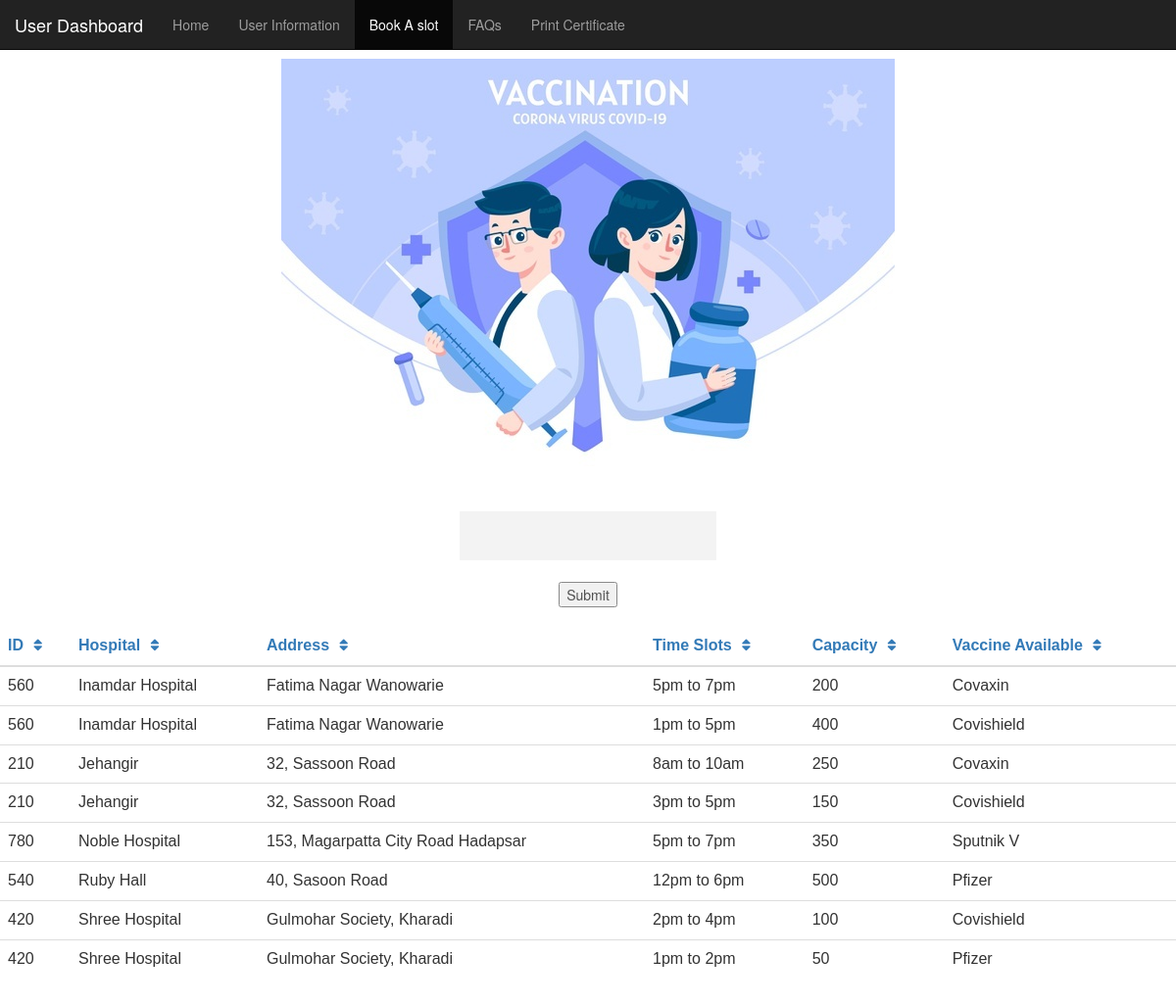
Screenshot of /User/bookSlot.php?sort=hospital with the database file from the repository.
### tables this page shows
create table Hospital_vacc (
    h_id int(10),
    age_criteria varchar(20) not null,
    time_slots varchar(20) not null,
    capacity int(5) not null,
    vac_id int(10),
    primary key(h_id, age_criteria)
);

create table Hospital(
    h_id int(10) primary key,
    h_name varchar(20) not null,
    address varchar(40) not null
);

create table Vaccines(
    vac_id int(10) primary key,
    type varchar(20) not null
);

### User/bookSlot.php (the view, shortened to what this page needs)
<!DOCTYPE html>
<html>
    <head>
        <link rel="stylesheet" href="https://maxcdn.bootstrapcdn.com/bootstrap/3.3.7/css/bootstrap.min.css" >
        <link rel="stylesheet" href="https://use.fontawesome.com/releases/v5.7.0/css/all.css">
        <link rel="stylesheet" href="style.css">
    </head>
    <body>
      <nav class="navbar navbar-inverse navbar-fixed-top">
        <div class="container-fluid">
          <div class="navbar-header">
            <a class="navbar-brand" href="./user_dashboard.php">User Dashboard</a>
          </div>
          <ul class="nav navbar-nav">
              <li ><a href="./user_dashboard.php">Home</a></li>
              <li><a href="./userRecords.php">User Information</a></li>
              <li class="active"><a href="./bookSlot.php">Book A slot</a></li>
              <li><a href="./userFaqs.php">FAQs</a></li>
              <li><a href="./certificate.php">Print Certificate</a></li>
          </ul>
        </div>
      </nav>
      <center>
          <br>
          <br>
          <br>
          <img src="./vacc.jpg" alt="alt text">
          <br>
          <br>
          <br>
          <div class="contain">
            <form class="navbar-search">
                <center>
                    <ul class="nav navbar-nav">
                       <form action=""  method="POST">
                        <input type="text" name="search">
                        <input type="submit" name="submit">
                        </form>
                      </ul>
                  </center>
            </form>
          </div>
          <br>
          <table class="table table-hover">
            <thead>
              <tr>
                  <th scope="col"><a href="?sort=id">ID<i class="fa fa-sort" style="font-size:15px"></i></a></th>
                  <th scope="col"><a href="?sort=hospital">Hospital<i class="fa fa-sort" style="font-size:15px"></i></a></th>
                  <th scope="col"><a href="?sort=address">Address<i class="fa fa-sort" style="font-size:15px"></i></a></th>
                  <th scope="col"><a href="?sort=time">Time Slots<i class="fa fa-sort" style="font-size:15px"></i></a></th>
                  <th scope="col"><a href="?sort=capacity">Capacity<i class="fa fa-sort" style="font-size:15px"></i></a></th>
                  <th scope="col"><a href="?sort=av">Vaccine Available<i class="fa fa-sort" style="font-size:15px"></i></a></th>
              </tr>
            </thead>
            <tbody>
            <?php
               $servern = "localhost";
               $usern = "root";
               $passw = "";
               $dbn = "vaccinations";
               $con=new mysqli($servern,$usern,$passw,$dbn);
            if (filter_input(INPUT_GET, 'sort') == 'id')
            {
                $sql1 = "SELECT hospital.h_id,hospital.h_name,hospital.address,hospital_vacc.time_slots,hospital_vacc.capacity,vaccines.type FROM hospital JOIN hospital_vacc ON hospital.h_id=hospital_vacc.h_id JOIN vaccines ON vaccines.vac_id=hospital_vacc.vac_id ORDER BY hospital.h_id";
                $res = $con->query($sql1);
                while($row = $res->fetch_assoc()) {
                echo "<tr>";
                echo "<td>" . $row['h_id'] . "</td>";
                echo "<td>" . $row['h_name'] . "</td>";
                echo "<td>" . $row['address'] . "</td>";
                echo "<td>" . $row['time_slots'] . "</td>";
                echo "<td>" . $row['capacity'] . "</td>";
                echo "<td>" . $row['type'] . "</td>";
                echo "</tr>";
            }
            }
            elseif (filter_input(INPUT_GET, 'sort') == 'hospital')
            {
                $sql1 = "SELECT hospital.h_id,hospital.h_name,hospital.address,hospital_vacc.time_slots,hospital_vacc.capacity,vaccines.type FROM hospital JOIN hospital_vacc ON hospital.h_id=hospital_vacc.h_id JOIN vaccines ON vaccines.vac_id=hospital_vacc.vac_id ORDER BY hospital.h_name";
                $res = $con->query($sql1);
                while($row = $res->fetch_assoc()) {
                echo "<tr>";
                echo "<td>" . $row['h_id'] . "</td>";
                echo "<td>" . $row['h_name'] . "</td>";
                echo "<td>" . $row['address'] . "</td>";
                echo "<td>" . $row['time_slots'] . "</td>";
                echo "<td>" . $row['capacity'] . "</td>";
                echo "<td>" . $row['type'] . "</td>";
                echo "</tr>";
            }
                }
                    ?>
            </tbody>
          </table>
          <br>
          <br>
      </center>
      </body>
</html>

### User/style.css (style rules this page uses)
body, html { height: 100%; }
* { box-sizing: border-box; }
form { opacity: 0.85; }
input[type=text], input[type=password], input[type=number] { width: 100%; padding: 15px; margin: 5px 0 22px 0; border: none; background: #f1f1f1; }
table { font-size: medium; font-family: Arial, Helvetica, sans-serif; align-items: center; }
.contain { display: flex; justify-content: center; }
i { padding-left: 10px; }

### rows the page displays
hospital_vacc: h.h_id "560", h.h_name "Inamdar Hospital", h.address "Fatima Nagar Wanowarie", time_slots "5pm to 7pm", capacity "200", vac.type "Covaxin"
hospital_vacc: h.h_id "560", h.h_name "Inamdar Hospital", h.address "Fatima Nagar Wanowarie", time_slots "1pm to 5pm", capacity "400", vac.type "Covishield"
hospital_vacc: h.h_id "210", h.h_name "Jehangir", h.address "32, Sassoon Road", time_slots "8am to 10am", capacity "250", vac.type "Covaxin"
hospital_vacc: h.h_id "210", h.h_name "Jehangir", h.address "32, Sassoon Road", time_slots "3pm to 5pm", capacity "150", vac.type "Covishield"
hospital_vacc: h.h_id "780", h.h_name "Noble Hospital", h.address "153, Magarpatta City Road Hadapsar", time_slots "5pm to 7pm", capacity "350", vac.type "Sputnik V"
hospital_vacc: h.h_id "540", h.h_name "Ruby Hall", h.address "40, Sasoon Road", time_slots "12pm to 6pm", capacity "500", vac.type "Pfizer"
hospital_vacc: h.h_id "420", h.h_name "Shree Hospital", h.address "Gulmohar Society, Kharadi", time_slots "2pm to 4pm", capacity "100", vac.type "Covishield"
hospital_vacc: h.h_id "420", h.h_name "Shree Hospital", h.address "Gulmohar Society, Kharadi", time_slots "1pm to 2pm", capacity "50", vac.type "Pfizer"
